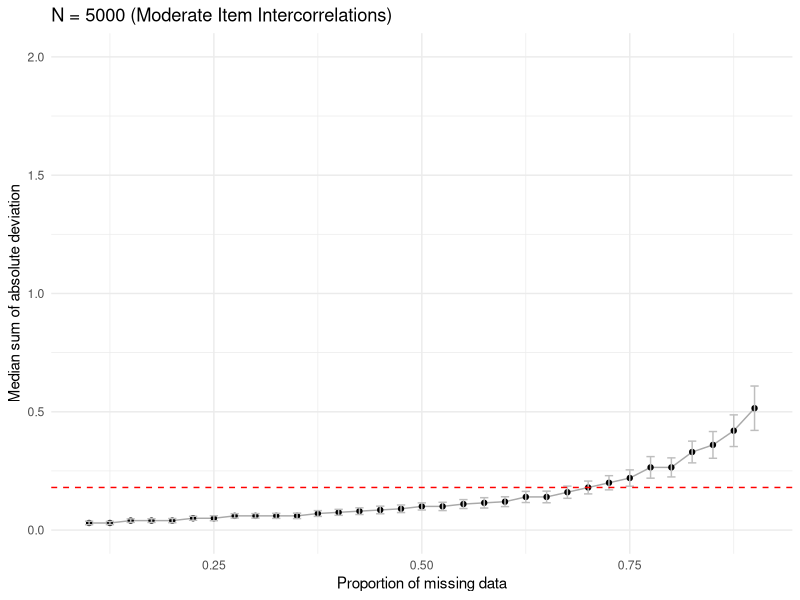
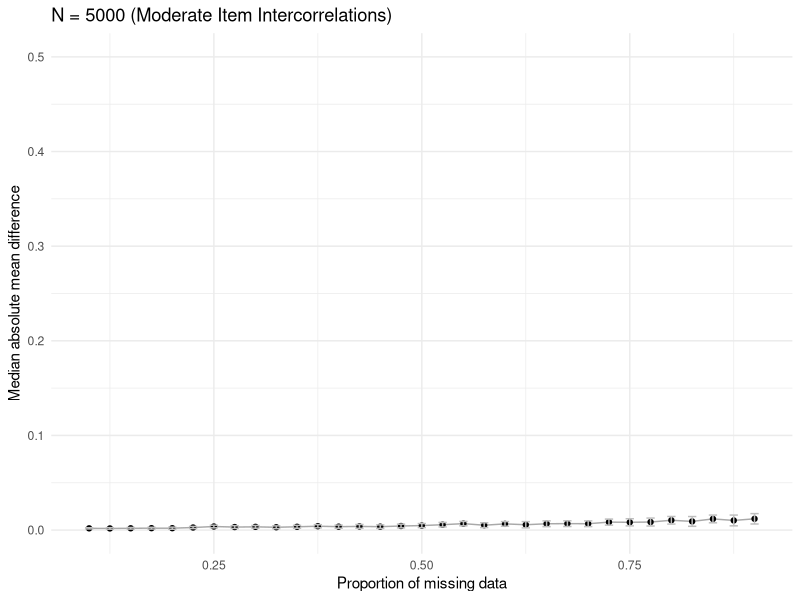
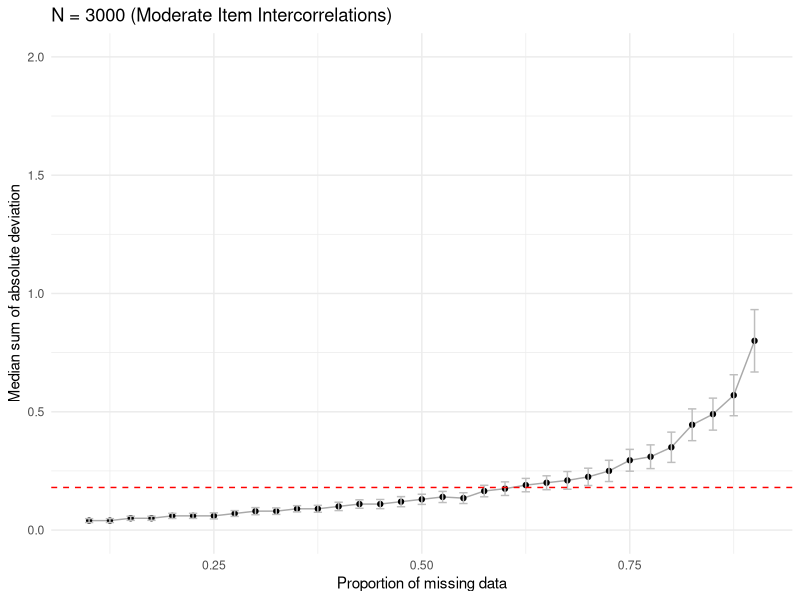
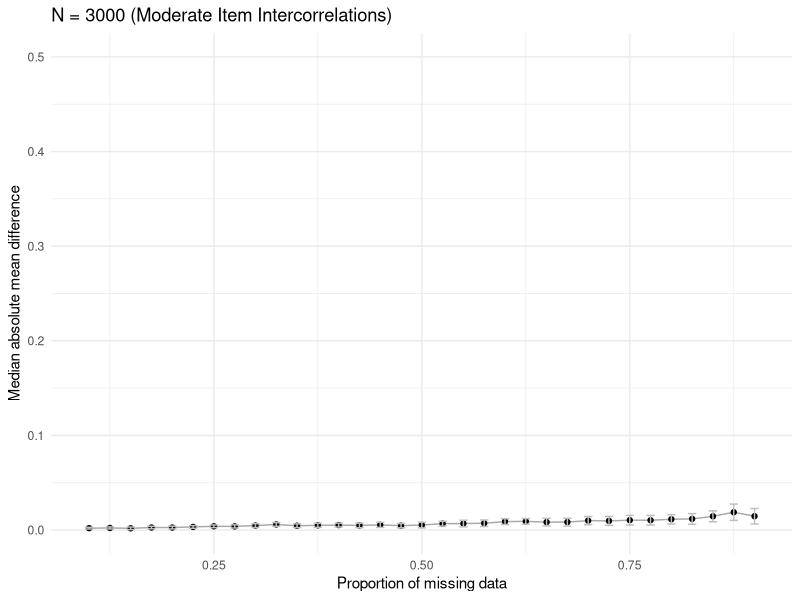
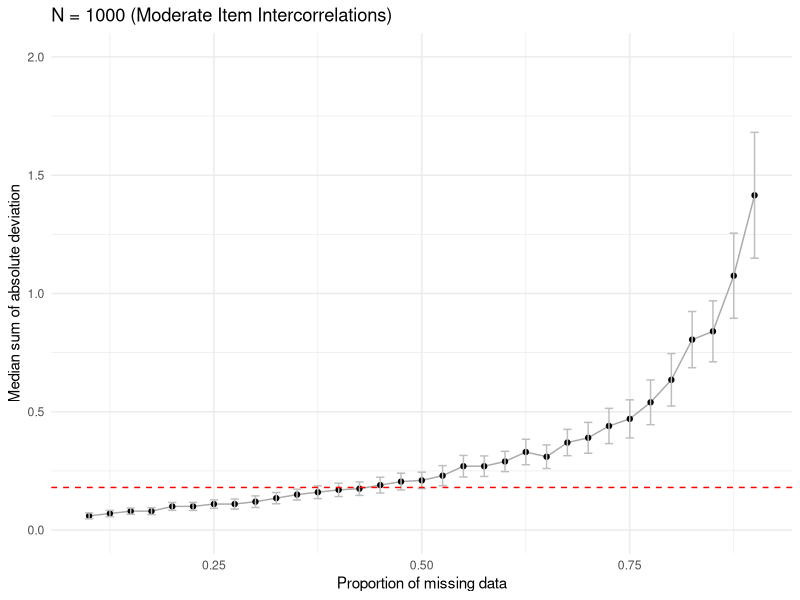
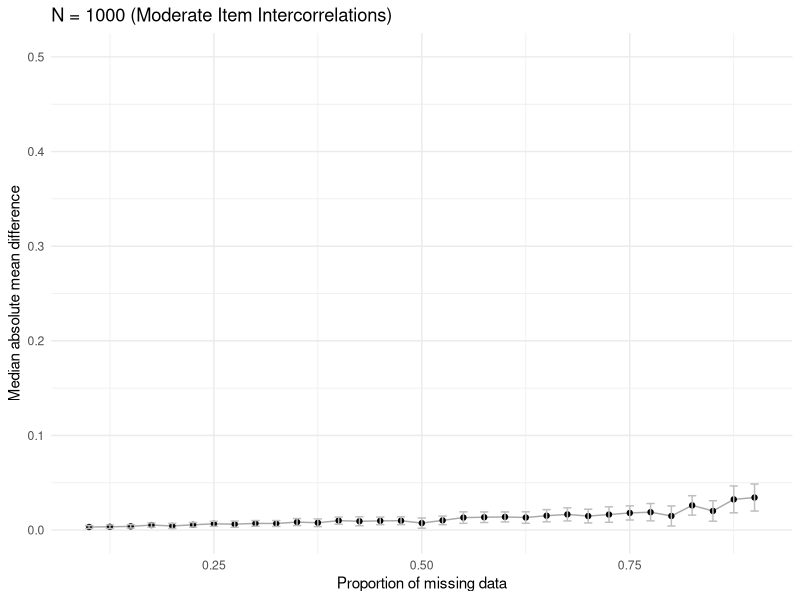
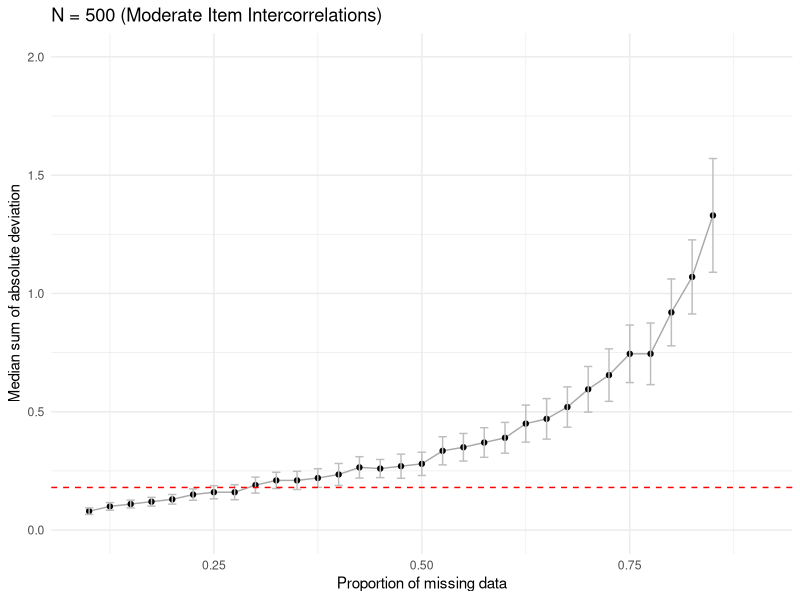
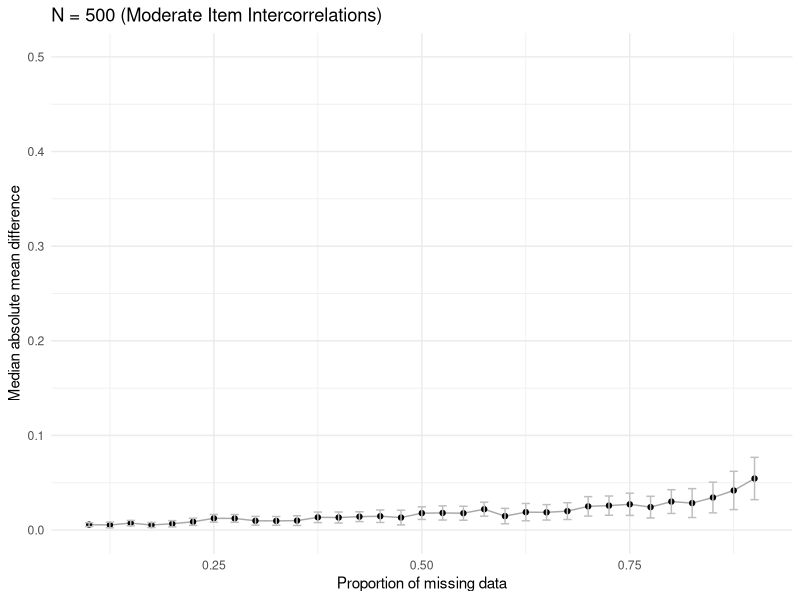

These figures' R source, in order: (Note: a time limit stopped this script after it produced the figures.)
## ---- chunk 1
library(MASS)
library(tidyverse)
library(GGally)

set.seed(110)

knitr::opts_chunk$set(echo = TRUE)
## ---- chunk 2

#correlation matrix
mod_cor_matrix <- rbind(c(1, .45, .5, .3),
                       c(.45, 1, .4, .45),
                       c(.5, .4, 1, .3),
                       c(.3, .45, .3, 1)) %>% as.matrix()

str_cor_matrix <- rbind(c(1, .65, .7, .5),
                        c(.65, 1, .6, .65),
                        c(.7, .6, 1, .5),
                        c(.5, .65, .5, 1)) %>% as.matrix()

vstr_cor_matrix <- rbind(c(1, .85, .9, .7),
                         c(.85, 1, .7, .85),
                         c(.9, .8, 1, .7),
                         c(.7, .85, .7, 1)) %>% as.matrix()

full_cor_matrix <- rbind(mod_cor_matrix, str_cor_matrix, vstr_cor_matrix)


#vector of means
mean_vector <- c(5, 3, 4, 5)

#sample sizes for the simulation
sample_size_options <- c(5000, 3000, 1000, 500, 200)


## ---- chunk 3
for (strength in c("Moderate", "Strong", "Very Strong")) {
  
  if (strength == "Moderate") {
    cor_matrix <- full_cor_matrix[1:4,]
  } else if (strength == "Strong") {
    cor_matrix <- full_cor_matrix[5:8,]
  } else {
    cor_matrix <- full_cor_matrix[9:12,]
  }
  
  for (sample_size in sample_size_options) {
  
    #simulate the data
    df <- as.data.frame(mvrnorm(n = sample_size, 
                                    mu = mean_vector, 
                                    Sigma = cor_matrix))
    
    
    # Testing the effect of missingness
    
    sim_summary <- data.frame(n = NA,
                              missing = NA,
                              iteration = NA,
                              sum_abs_dev = NA,
                              abs_mean_dif = NA)
    
    missing_prob <- seq(0.1, .9, by = 0.025) #test NA percentage bet. .1 and .9
    
    for (missing in missing_prob) {
    
      for (iteration in 1:100) {
      
      #creating a matrix of NAs
      
        for (i in 5:8) {
            df[, i] <- sample(c("response", NA),
                          replace = TRUE,
                          size = sample_size,
                          prob = c(1 - missing, missing))
          }
      
      #apply NAs to the complete dataset
      df_w_na <- df %>% 
                    dplyr::mutate(V1_na = if_else(V5 == "response", V1, -100),
                                  V2_na = if_else(V6 == "response", V2, -100),
                                  V3_na = if_else(V7 == "response", V3, -100),
                                  V4_na = if_else(V8 == "response", V4, -100)
                                    ) %>% 
                    dplyr::select(contains("_na"))
      
      ##outcome 1: correlation between items
        #correlation matrix for the df with NAs
        cor_matrix_w_na <- cor(df_w_na, use = "pairwise.complete.obs") %>% round(2)
        
        
        #the original correlation matrix
        orig_cor_matrix <- cor(df[, 1:4]) %>% round(2)
        
        #compare the original correlation matrix and the one with NAs
        dif_cor_matrix <- orig_cor_matrix - cor_matrix_w_na
        
        #sum of absolute deviation
        sum_abs_dev <- sum(abs(dif_cor_matrix)) / 2
      
      ##outcome 2: mean of four items  
        #the mean of four items (no NAs)
        complete_mean <- (mean(df[,1]) + mean(df[,2]) + mean(df[,3]) + mean(df[,4]))/4
        #the mean of four items (w/ NAs)
        df_w_na_mean <- (mean(df_w_na[,1], na.rm = T) + mean(df_w_na[,2], na.rm = T) + 
                           mean(df_w_na[,3], na.rm = T) + mean(df_w_na[,4], na.rm = T))/4
        #absolute mean difference bet. complete and sparse datasets
        abs_mean_dif <- abs(complete_mean - df_w_na_mean)
      
      #save the output of this iteration
      sim_summary <- rbind(sim_summary, c(sample_size, missing, iteration, sum_abs_dev, abs_mean_dif))
      
      #print the iteration step (this is important for long simulations)
      print(paste0("simulation step: ", strength, ", n = ", sample_size, ", %NA = ", missing, ", iter. = ", iteration))
       
      }
    }
  
    #save the plots for the 2 outcomes based on the full simulation for the assigned sample size
    summary_plot_cor <- sim_summary[-1,] %>% 
                          dplyr::group_by(missing) %>% 
                          summarise(med_dev = median(sum_abs_dev),
                                    sd = sd(sum_abs_dev)) %>% 
                          ggplot(aes(x = missing, y = med_dev)) +
                                geom_line(color = "darkgray") +
                                geom_point() +
                                ylim(0, 2) +
                                labs(
                                     title = paste0("N = ", sample_size, " (", strength, " Item Intercorrelations)"),
                                     x = "Proportion of missing data",
                                     y = "Median sum of absolute deviation") +
                          geom_errorbar(aes(ymin = med_dev - sd/2, ymax = med_dev + sd/2), width=.01,
                             color = "gray") +
                          geom_hline(yintercept = .18, linetype = "dashed", 
                                color = "red", size = .5) +
                          theme_minimal() 
    
    summary_plot_mean <- sim_summary[-1,] %>% 
                          dplyr::group_by(missing) %>% 
                          summarise(med_dev = median(abs_mean_dif),
                                    sd = sd(abs_mean_dif)) %>% 
                          ggplot(aes(x = missing, y = med_dev)) +
                                geom_line(color = "darkgray") +
                                geom_point() +
                                ylim(0, .5) +
                                labs(
                                     title = paste0("N = ", sample_size, " (", strength, " Item Intercorrelations)"),
                                     x = "Proportion of missing data",
                                     y = "Median absolute mean difference") +
                          geom_errorbar(aes(ymin = med_dev - sd/2, ymax = med_dev + sd/2), width=.01,
                             color = "gray") +
                          #geom_hline(yintercept = .18, linetype = "dashed", 
                          #      color = "red", size = .5) +
                          theme_minimal() 
    
    print(summary_plot_cor)
    print(summary_plot_mean)
    
    #save the plots as objects to be used outside the loop
    #ifelse(cor_matrix == mod_cor_matrix, strength == "mod", 
    #        ifelse(cor_matrix == str_cor_matrix, strength == "strong", strength == "vstrong"))
    
    cor_plot_name <- paste0("plot_cor_", sample_size, "_", strength)
    assign(cor_plot_name, summary_plot_cor)
    
    mean_plot_name <- paste0("plot_mean_", sample_size, "_", strength)
    assign(mean_plot_name, summary_plot_mean)
  
  }

}  
## ---- chunk 4

ggpubr::ggarrange(plot_cor_5000_Moderate, plot_cor_3000_Moderate, plot_cor_1000_Moderate, 
                  plot_cor_500_Moderate, plot_cor_200_Moderate, 
          ncol = 1, nrow = 5)
## ---- chunk 5

ggpubr::ggarrange(plot_mean_5000_Moderate, plot_mean_3000_Moderate, plot_mean_1000_Moderate, 
                  plot_mean_500_Moderate, plot_mean_200_Moderate, 
          ncol = 1, nrow = 5)
## ---- chunk 6

ggpubr::ggarrange(plot_cor_5000_Strong, plot_cor_3000_Strong, plot_cor_1000_Strong, 
                  plot_cor_500_Strong, plot_cor_200_Strong, 
          ncol = 1, nrow = 5)
## ---- chunk 7

ggpubr::ggarrange(plot_mean_5000_Strong, plot_mean_3000_Strong, plot_mean_1000_Strong, 
                  plot_mean_500_Strong, plot_mean_200_Strong, 
          ncol = 1, nrow = 5)
## ---- chunk 8

ggpubr::ggarrange(`plot_cor_5000_Very Strong`, `plot_cor_3000_Very Strong`, `plot_cor_1000_Very Strong`, 
                  `plot_cor_500_Very Strong`, `plot_cor_200_Very Strong`, 
          ncol = 1, nrow = 5)
## ---- chunk 9

ggpubr::ggarrange(`plot_mean_5000_Very Strong`, `plot_mean_3000_Very Strong`, `plot_mean_1000_Very Strong`, 
                  `plot_mean_500_Very Strong`, `plot_mean_200_Very Strong`, 
          ncol = 1, nrow = 5)
